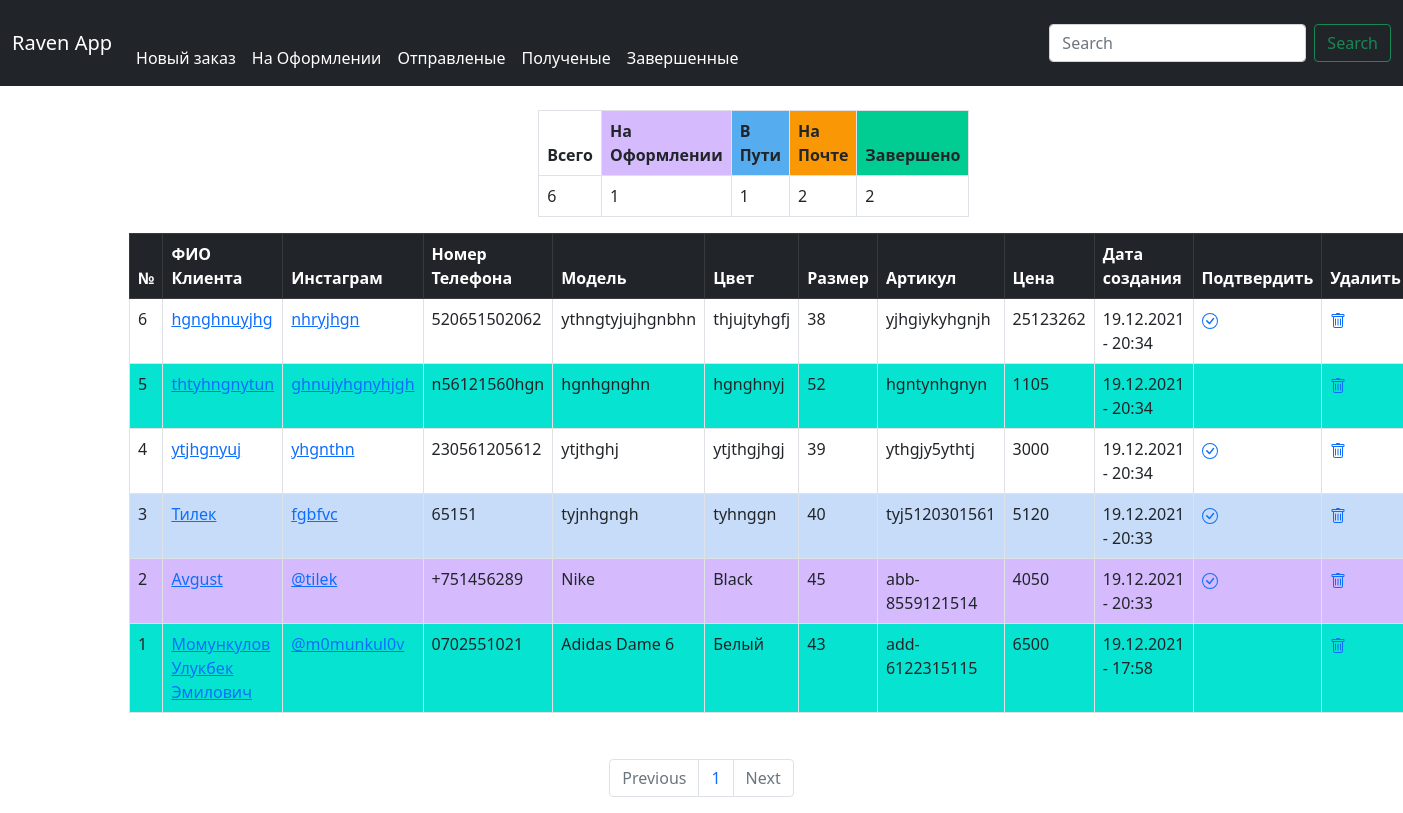
The page / on the database its author committed.
### orders/models.py (models this page shows, shortened)
class Order(models.Model):
    client = models.CharField(max_length=255, verbose_name='Фио')
    insta = models.CharField(max_length=50, verbose_name='Инстаграм')
    phone = models.CharField(max_length=50, verbose_name='Номер телефона')
    address = models.CharField(max_length=300, null=True, blank=True, verbose_name='Адрес')
    model = models.CharField(max_length=100, verbose_name='Модель')
    color = models.CharField(max_length=50, verbose_name='Цвет')
    size = models.IntegerField(verbose_name='Размер')
    articul = models.CharField(max_length=255, verbose_name='Артикул')
    price = models.IntegerField(verbose_name='Цена')
    date_created = models.DateTimeField(auto_now_add=True)
    date_modified = models.DateTimeField(auto_now=True)
    pending = models.BooleanField(default=False)
    in_transit = models.BooleanField(default=False)
    received = models.BooleanField(default=False)
    completed =models.BooleanField(default=False)

### orders/views.py (the view)
# urls.py: path('', home_page, name='home_page'),
def home_page(request):
    orders = Order.objects.filter().order_by('-date_created')
    paginator = Paginator(orders, 20)
    page_number = request.GET.get('page')
    page_obj = paginator.get_page(page_number)
    pending_orders = Order.objects.filter(pending=True)
    pending = len(pending_orders)
    in_transit_orders = Order.objects.filter(in_transit=True)
    in_transit = len(in_transit_orders)
    received_orders = Order.objects.filter(received=True)
    received = len(received_orders)
    complete_orders = Order.objects.filter(completed=True)
    complete = len(complete_orders)
    total = Order.objects.count()
    context = {
        'page_obj': page_obj,
        'pending': pending,
        'in_transit': in_transit,
        'received': received,
        'complete': complete,
        'total': total
    }
    return render(request, 'orders/home_page.html', context)

### templates/orders/home_page.html (shortened to what this page needs)
{% extends '../base.html' %}
{% load crispy_forms_tags %}
{% load static %}
{% block content %}
<div class="container col-3">
    <table class="table table-bordered">
        <thead class="table-orange">
        <tr>
            <th style="background-color: white;">Всего</th>
            <th style="background-color: #d5bbfe;">На Оформлении</th>
            <th style="background-color: #55ACEE;">В Пути</th>
            <th style="background-color: #fa9705;">На Почте</th>
            <th style="background-color: #01cc92;">Завершено</th>
        </tr>
        </thead>
        <tbody>
        <tr>
            <td>{{ total }}</td>
            <td>{{ pending }}</td>
            <td>{{ in_transit }}</td>
            <td>{{ received }}</td>
            <td>{{ complete }}</td>
        </tr>
        </tbody>
    </table>
</div>
<div class="container col-10">
    <table class="table table-bordered">
  <thead class="table-dark">
    <tr>
        <th>№</th>
        <th>ФИО Клиента</th>
        <th>Инстаграм</th>
        <th>Номер Телефона</th>
        <th>Модель</th>
        <th>Цвет</th>
        <th>Размер</th>
        <th>Артикул</th>
        <th>Цена</th>
        <th>Дата создания</th>
        <th>Подтвердить</th>
        <th>Удалить</th>
    </tr>
  </thead>
  <tbody>
  {% for order in page_obj %}
    <tr {% if order.pending == True %}
        style="background-color: #d5bbfe;"
        {% elif order.in_transit == True %}
        style="background-color: #c7dcf9;"
        {% elif order.in_received %}
        style="background-color: #fa9705;"
        {% elif order.completed == True %}
        style="background-color: #06e4d1;"
        {% else %}
        style="background-color: white;"
        {% endif %}>
        <td>{{ order.id }}</td>
        <td><a href="{% url 'order_detail' order.id %}">{{ order.client }}</a></td>
        <td><a href="#">{{ order.insta }}</a></td>
        <td>{{ order.phone }}</td>
        <td>{{ order.model }}</td>
        <td>{{ order.color }}</td>
        <td>{{ order.size }}</td>
        <td>{{ order.articul }}</td>
        <td>{{ order.price }}</td>
        <td>{{ order.date_created|date:"d.m.Y - G:i"}}</td>
        <td>
            {% if order.completed != True %}
                <a id="done" href="{% url 'order_pending' order.id %}">
                    </a>
            {% endif %}
        </td>
        <td>
            <a id="delete" href="{% url 'order_delete' order.id %}">
                </a>
        </td>
    </tr>
  {% endfor %}
  </tbody>
</table>
</div>
 <nav aria-label="Page navigation example">
        <ul class="pagination justify-content-center">
        {% if page_obj.has_previous %}
            <li class="page-item">
            <a class="page-link" href="?page={{ page_obj.previous_page_number }}">Previous</a>
          </li>
        {% else %}
            <li class="page-item disabled">
            <a class="page-link" href="#" tabindex="-1" aria-disabled="true">Previous</a>
          </li>
        {% endif %}
        {% for i in page_obj.paginator.page_range %}
            {% if cars.number == i %}
                <li class="page-item active" aria-current="page">
              <span class="page-link">
                {{ i }}
                <span class="sr-only">(current)</span>
              </span>
            </li>
            {% elif i > page_obj.number|add:'-5' and i < page_obj.number|add:'5' %}
                 <li class="page-item"><a class="page-link" href="?page={{ i }}">{{ i }}</a></li>
            {% endif %}
        {% endfor %}
        {% if page_obj.has_next %}
            <li class="page-item">
            <a class="page-link" href="?page={{ page_obj.next_page_number }}">Next</a>
          </li>
        {% else %}
            <li class="page-item disabled">
            <a class="page-link" href="#" tabindex="-1" aria-disabled="true">Next</a>
          </li>
        {% endif %}
      </ul>
    </nav>
{% endblock content %}

### static/css/order_detail.css (style rules this page uses)
li { margin-top: 30px; }

### rows shown on the page
Order: id "6", client "hgnghnuyjhg", insta "nhryjhgn", phone "520651502062", model "ythngtyjujhgnbhn", color "thjujtyhgfj", size "38", articul "yjhgiykyhgnjh", price "25123262", date_created "19.12.2021 - 20:34", completed False (drawn)
Order: id "5", client "thtyhngnytun", insta "ghnujyhgnyhjgh", phone "n56121560hgn", model "hgnhgnghn", color "hgnghnyj", size "52", articul "hgntynhgnyn", price "1105", date_created "19.12.2021 - 20:34"
Order: id "4", client "ytjhgnyuj", insta "yhgnthn", phone "230561205612", model "ytjthghj", color "ytjthgjhgj", size "39", articul "ythgjy5ythtj", price "3000", date_created "19.12.2021 - 20:34", completed False (drawn)
Order: id "3", client "Тилек", insta "fgbfvc", phone "65151", model "tyjnhgngh", color "tyhnggn", size "40", articul "tyj5120301561", price "5120", date_created "19.12.2021 - 20:33", completed False (drawn)
Order: id "2", client "Avgust", insta "@tilek", phone "+751456289", model "Nike", color "Black", size "45", articul "abb-8559121514", price "4050", date_created "19.12.2021 - 20:33", completed False (drawn)
Order: id "1", client "Момункулов Улукбек Эмилович", insta "@m0munkul0v", phone "0702551021", model "Adidas Dame 6", color "Белый", size "43", articul "add-6122315115", price "6500", date_created "19.12.2021 - 17:58"

### other values the page prints
{{ total }} "6"
{{ pending }} "1"
{{ in_transit }} "1"
{{ received }} "2"
{{ complete }} "2"
{{ i }} "1"
